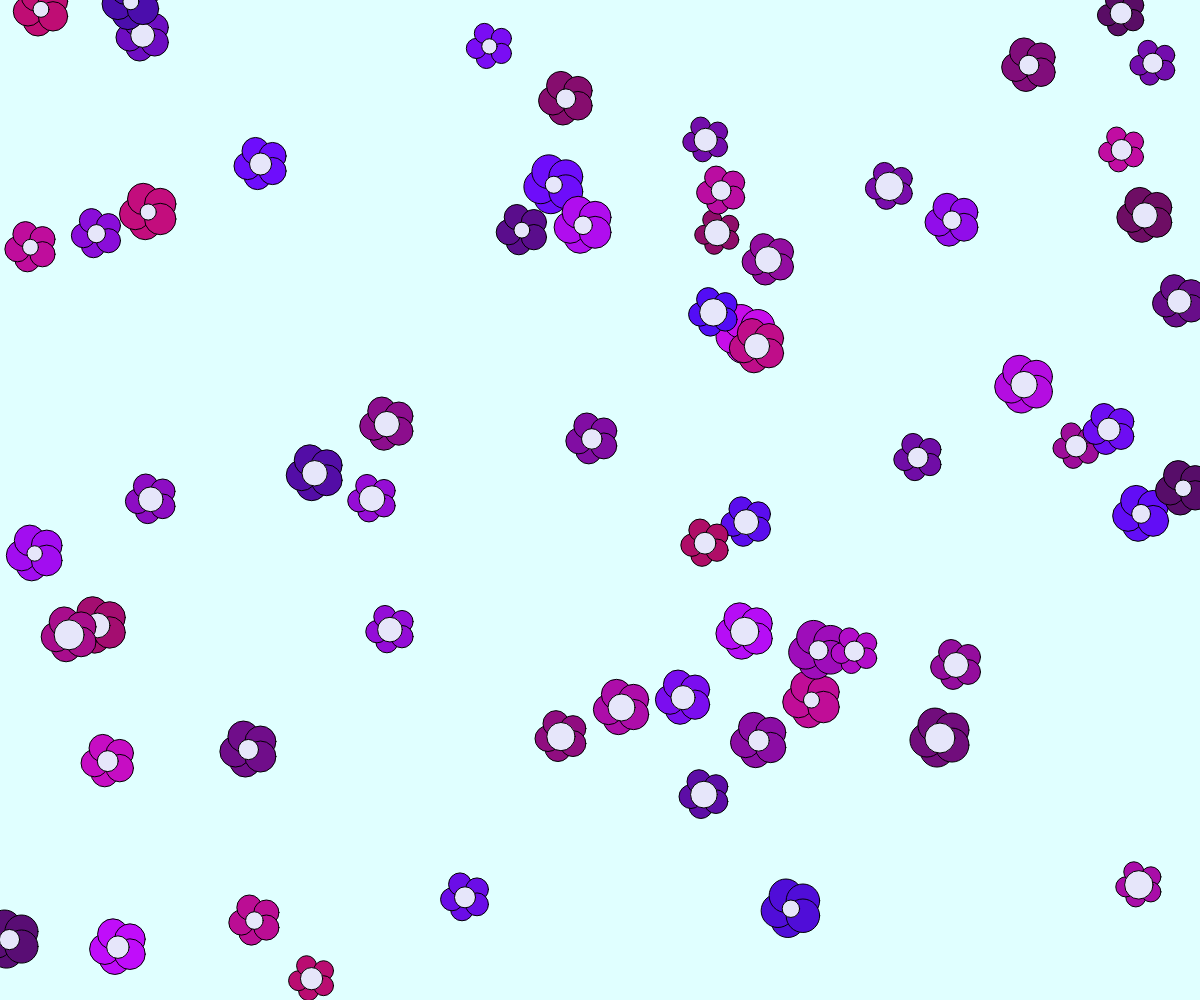
Frame 1 (no input)
Frame 60 (no input): identical to frame 1, image omitted
Frame 120 (the mouse pressed at the canvas centre since frame 60): identical to frame 1, image omitted

The p5.js sketch that drew this single still picture (run headless with seeded random() and noise() and a simulated clock; from frame 60 on, the mouse is pressed at the canvas centre):

// p5.js sketch
// ── sketch.js
function setup() {
  createCanvas(windowWidth, windowHeight);
   //noStroke();
  background(224, 255, 255);
  for (var i=0; i<=random(50,400); i++){
    let x=random(width);     
    let y=random(height);
    let dc=random(15,30);
    let dp=random(15,30)+4;
    
   
  fill(random(75,200),13,random(100,255));
  circle(x-3,y+12,dp);
  circle(x-13,y+2,dp);
  circle(x-5,y-13,dp);
  circle(x+12,y-8,dp);
  circle(x+12,y+7,dp);
    
  //fill (250, 250, 210);
  fill(230, 230, 250);
  circle(x,y,dc); 

 
}

}

function draw() {

}

function mouseClicked(){
   //noStroke();
  background(224, 255, 255);
  for (var i=0; i<=random(50,400); i++){
    let x=random(width);     
    let y=random(height);
    let dc=random(15,30);
    let dp=random(15,30)+4;
    
   
  fill(random(75,200),13,random(100,255));
  circle(x-3,y+12,dp);
  circle(x-13,y+2,dp);
  circle(x-5,y-13,dp);
  circle(x+12,y-8,dp);
  circle(x+12,y+7,dp);
    
  //fill (250, 250, 210);
  fill(230, 230, 250);
  circle(x,y,dc); 

 
}

}
